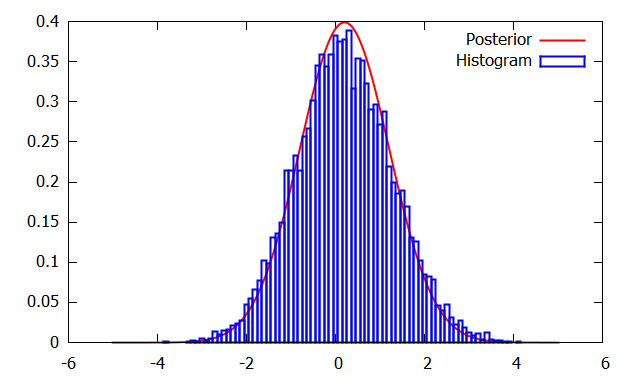

Write gnuplot code to recreate this figure.
#!/gnuplot
#
#    
#    	G N U P L O T
#    	Version 5.2 patchlevel 4    last modified 2018-06-01 
#    
#    	Copyright (C) 1986-1993, 1998, 2004, 2007-2018
#    	Thomas Williams, Colin Kelley and many others
#    
#    	gnuplot home:     http://www.gnuplot.info
#    	faq, bugs, etc:   type "help FAQ"
#    	immediate help:   type "help"  (plot window: hit 'h')
# set terminal wxt 0 enhanced
# set output
unset clip points
set clip one
unset clip two
set errorbars front 1.000000 
set border 31 front lt black linewidth 1.000 dashtype solid
set zdata 
set ydata 
set xdata 
set y2data 
set x2data 
set boxwidth 0.1 absolute
set style fill  empty border
set style rectangle back fc  bgnd fillstyle   solid 1.00 border lt -1
set style circle radius graph 0.02 
set style ellipse size graph 0.05, 0.03 angle 0 units xy
set dummy x, y
set format x "% h" 
set format y "% h" 
set format x2 "% h" 
set format y2 "% h" 
set format z "% h" 
set format cb "% h" 
set format r "% h" 
set ttics format "% h"
set timefmt "%d/%m/%y,%H:%M"
set angles radians
set tics back
unset grid
unset raxis
set theta counterclockwise right
set style parallel front  lt black linewidth 2.000 dashtype solid
set key title "" center
set key fixed right top vertical Right noreverse enhanced autotitle nobox
set key noinvert samplen 4 spacing 1 width 0 height 0 
set key maxcolumns 0 maxrows 0
set key noopaque
unset label
unset arrow
set style increment default
unset style line
unset style arrow
set style histogram clustered gap 2 title textcolor lt -1
unset object
set style textbox transparent margins  1.0,  1.0 border  lt -1 linewidth  1.0
set offsets 0, 0, 0, 0
set pointsize 1
set pointintervalbox 1
set encoding sjis
unset polar
unset parametric
unset decimalsign
unset micro
unset minussign
set view 60, 30, 1, 1
set view azimuth 0
set rgbmax 255
set samples 100, 100
set isosamples 10, 10
set surface 
unset contour
set cntrlabel  format '%8.3g' font '' start 5 interval 20
set mapping cartesian
set datafile separator whitespace
unset hidden3d
set cntrparam order 4
set cntrparam linear
set cntrparam levels auto 5 unsorted
set cntrparam firstlinetype 0
set cntrparam points 5
set size ratio 0 1,1
set origin 0,0
set style data points
set style function lines
unset xzeroaxis
unset yzeroaxis
unset zzeroaxis
unset x2zeroaxis
unset y2zeroaxis
set xyplane relative 0.5
set tics scale  1, 0.5, 1, 1, 1
set mxtics default
set mytics default
set mztics default
set mx2tics default
set my2tics default
set mcbtics default
set mrtics default
set nomttics
set xtics border in scale 1,0.5 mirror norotate  autojustify
set xtics  norangelimit autofreq 
set ytics border in scale 1,0.5 mirror norotate  autojustify
set ytics  norangelimit autofreq 
set ztics border in scale 1,0.5 nomirror norotate  autojustify
set ztics  norangelimit autofreq 
unset x2tics
unset y2tics
set cbtics border in scale 1,0.5 mirror norotate  autojustify
set cbtics  norangelimit autofreq 
set rtics axis in scale 1,0.5 nomirror norotate  autojustify
set rtics  norangelimit autofreq 
unset ttics
set title "" 
set title  font "" norotate
set timestamp bottom 
set timestamp "" 
set timestamp  font "" norotate
set trange [ * : * ] noreverse nowriteback
set urange [ * : * ] noreverse nowriteback
set vrange [ * : * ] noreverse nowriteback
set xlabel "" 
set xlabel  font "" textcolor lt -1 norotate
set x2label "" 
set x2label  font "" textcolor lt -1 norotate
set xrange [ * : * ] noreverse writeback
set x2range [ * : * ] noreverse writeback
set ylabel "" 
set ylabel  font "" textcolor lt -1 rotate
set y2label "" 
set y2label  font "" textcolor lt -1 rotate
set yrange [ * : * ] noreverse writeback
set y2range [ * : * ] noreverse writeback
set zlabel "" 
set zlabel  font "" textcolor lt -1 norotate
set zrange [ * : * ] noreverse writeback
set cblabel "" 
set cblabel  font "" textcolor lt -1 rotate
set cbrange [ * : * ] noreverse writeback
set rlabel "" 
set rlabel  font "" textcolor lt -1 norotate
set rrange [ * : * ] noreverse writeback
unset logscale
unset jitter
set zero 1e-08
set lmargin  -1
set bmargin  -1
set rmargin  -1
set tmargin  -1
set locale "Japanese_Japan.932"
set pm3d explicit at s
set pm3d scansautomatic
set pm3d interpolate 1,1 flush begin noftriangles noborder corners2color mean
set pm3d nolighting
set palette positive nops_allcF maxcolors 0 gamma 1.5 color model RGB 
set palette rgbformulae 7, 5, 15
set colorbox default
set colorbox vertical origin screen 0.9, 0.2 size screen 0.05, 0.6 front  noinvert bdefault
set style boxplot candles range  1.50 outliers pt 7 separation 1 labels auto unsorted
set loadpath 
set fontpath 
set psdir
set fit brief errorvariables nocovariancevariables errorscaling prescale nowrap v5
GNUTERM = "wxt"
## Last datafile plotted: "../mND_sample_1_histo.dat"
plot "Posterior_1ND.dat"  w l lw 2 lc rgb "#FF0000" title "Posterior", "../mND_sample_1_histo.dat" using 1:($2/1000) with boxes lw 2 lc rgb "#0000FF" title "Histogram"
#    EOF
